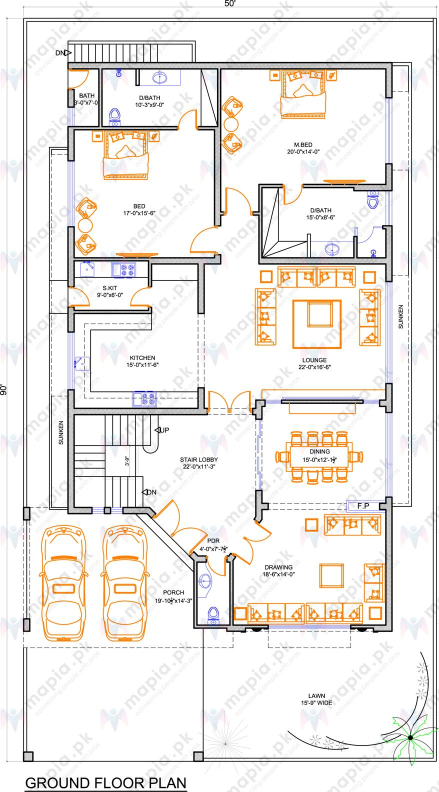
#> input picture 1/00770eba64db20501bbd30bb21ce6aa5.jpg, 877 x 1584 px (shown at 1/2 size); its folder holds only this picture in this run
$ python -i detector.py   (imports and definitions only)
#> lines starting #> are read from the running program, lines starting #| are printed output that depends on the picture
#> further down, picture is the input picture: shape (1584, 877, 3); mean B, G, R 230.9, 234.2, 237.4
"""
Stage B: Architectural Element Detection Engine.

Extracts:
1. External & internal walls as discrete linear segments, thicknesses, and corner junctions.
2. Watertight room polygons with scale-adaptive area filtering (eliminating micro-fragment hallucination).
3. Doors and door swing arcs verified by wall opening jambs and hinge proximity.
4. Windows along exterior wall perimeters.
5. Staircases with step rungs and flight direction.
6. OCR text labels (room names, dimensions, annotations) associated with room chambers.
7. Spatial adjacency graph.
"""

import os
import re
from typing import Dict, List, Tuple, Any, Optional
import cv2
import numpy as np
from shapely.geometry import Polygon, box, Point, LineString
from shapely.ops import unary_union
from skimage.morphology import skeletonize
import easyocr
from cv_agent.dimension_engine import ArchitecturalDimensionEngine

DIMENSION_PATTERN = re.compile(
    r"(\d{1,2}\s*['’\-]\s*\d{0,2}\s*[\"”]?)\s*[\*xX×]\s*(\d{1,2}\s*['’\-]\s*\d{0,2}\s*[\"”]?)"
)

ROOM_TYPE_KEYWORDS = {
    "bedroom": ["bedroom", "bed", "master", "suite", "bed1", "bed2", "bed3", "bed4", "mbr", "mbed"],
    "bathroom": ["bathroom", "bath", "toilet", "wc", "washroom", "powder", "t&b", "c.t", "a.t", "d/bath", "dibath", "dress"],
    "kitchen": ["kitchen", "kit", "dirty kitchen", "scullery", "pantry", "cooking"],
    "living_room": ["tv lounge", "lounge", "living", "family", "hall", "sitting", "lobby"],
    "drawing_room": ["drawing", "formal", "guest room", "salon", "parlor", "d.r", "dr"],
    "dining_room": ["dining", "dinning", "dining area"],
    "car_porch": ["porch", "car porch", "garage", "car", "parking", "driveway"],
    "ots": ["ots", "shaft", "duct", "open to sky", "lightwell", "patio", "lawn", "court", "terrace", "open", "wash area"],
    "circulation": ["stairs", "staircase", "corridor", "passage", "entry", "foyer", "verandah", "veranda"]
}

_GLOBAL_OCR_READER: Optional[easyocr.Reader] = None


# [7 lines left out: function get_ocr_reader, not called in this run]


class ArchitecturalElementDetector:
    """
    Detects structural and architectural components from preprocessed blueprints.
    """

    def __init__(self, languages: Optional[List[str]] = None):
        self.languages = languages or ["en"]
        self._reader: Optional[easyocr.Reader] = None

    # [620 lines left out: functions reader, classify_room_text, detect_walls_and_thickness, detect_rooms, detect_doors_and_swings, detect_windows, not called in this run]

    def detect_stairs(
        self,
        image_bgr: np.ndarray,
        text_annotations: Optional[List[Dict[str, Any]]] = None
    ) -> List[Dict[str, Any]]:
        """
        Detects staircases by finding localized spatial clusters of closely spaced parallel step rungs.
        Suppresses false positives from text strokes and merges multi-flight dog-leg staircases.
        """
        h, w = image_bgr.shape[:2]
        gray = cv2.cvtColor(image_bgr, cv2.COLOR_BGR2GRAY)
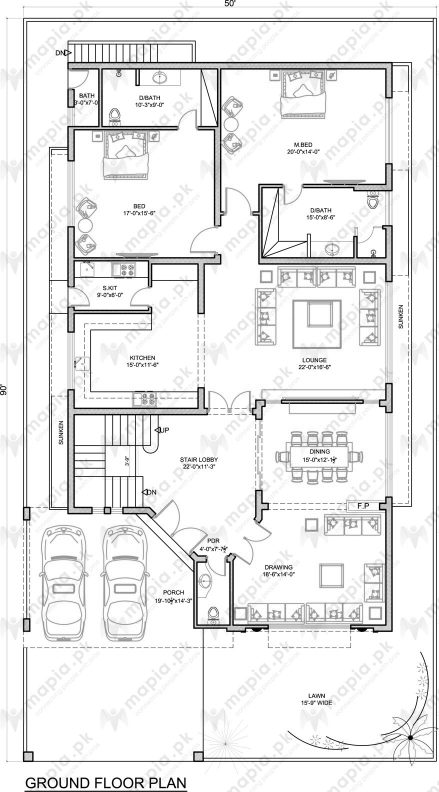
#> gray: shape (1584, 877) (shown at 1/2 size); min 0, max 255, mean 234.8
        edges = cv2.Canny(gray, 40, 130)
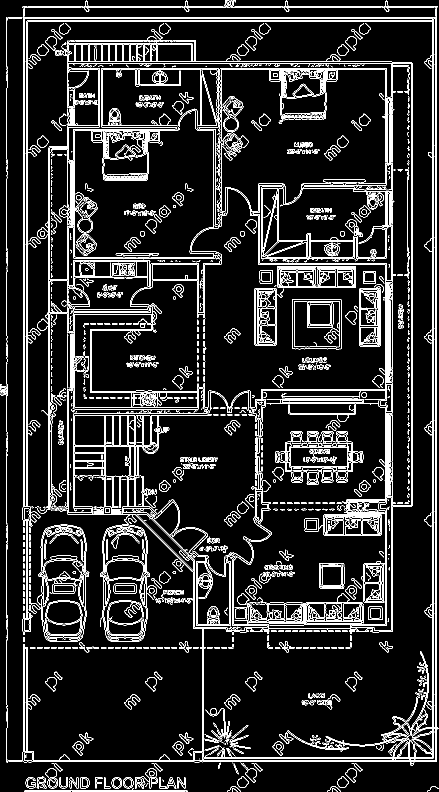
#> edges: shape (1584, 877) (shown at 1/2 size); 10% white in thin lines or dots
        lines = cv2.HoughLinesP(edges, 1, np.pi / 180, 26, minLineLength=14, maxLineGap=4)
#> lines = 1971 rows, first 6: [12, 35, 873, 35], [46, 1014, 46, 12], [871, 1523, 871, 13], [867, 1523, 867, 37], [52, 1016, 52, 37], [54, 1016, 54, 37]

        if lines is None or len(lines) < 4:
            return []

        segments = [line.flatten() for line in lines if len(line.flatten()) >= 4]
#> segments = 1971 items, first 6: [12, 35, 873, 35], [46, 1014, 46, 12], [871, 1523, 871, 13], [867, 1523, 867, 37], [52, 1016, 52, 37], [54, 1016, 54, 37]

        # 1. Horizontal step rungs (step treads)
        h_rungs = [s for s in segments if abs(s[1] - s[3]) <= 3 and 14 <= abs(s[0] - s[2]) <= 160]
#> h_rungs = 464 items, first 6: [192, 14, 351, 14], [714, 517, 769, 517], [295, 526, 396, 526], [758, 1263, 785, 1263], [406, 529, 441, 529], [700, 1251, 772, 1251]
        h_rungs.sort(key=lambda s: (s[1] + s[3]) / 2.0)

        clusters = []
        curr = []
        for s in h_rungs:
            sy = (s[1] + s[3]) / 2.0
            sx_min, sx_max = min(s[0], s[2]), max(s[0], s[2])
            if not curr:
                curr.append(s)
            else:
                prev_s = curr[-1]
                prev_y = (prev_s[1] + prev_s[3]) / 2.0
                prev_x_min, prev_x_max = min(prev_s[0], prev_s[2]), max(prev_s[0], prev_s[2])
                dy = abs(sy - prev_y)
                overlap = max(0, min(sx_max, prev_x_max) - max(sx_min, prev_x_min))
                if 3 <= dy <= 22 and overlap >= 10:
                    curr.append(s)
                elif dy > 22:
                    if len(curr) >= 4:
                        clusters.append((curr, "vertical_flight"))
                    curr = [s]
#> this loop made 464 passes
#> (s, sy, sx_min, sx_max, prev_s, prev_y, prev_x_min, prev_x_max) on passes 2 to 7: ([85, 14, 141, 14], 14, 85, 141, [192, 14, 351, 14], 14, 192, 351), ([392, 14, 449, 14], 14, 392, 449, [192, 14, 351, 14], 14, 192, 351), ([467, 14, 551, 14], 14, 467, 551, [192, 14, 351, 14], 14, 192, 351), ([592, 14, 644, 14], 14, 592, 644, [192, 14, 351, 14], 14, 192, 351), ([450, 15, 472, 15], 15, 450, 472, [192, 14, 351, 14], 14, 192, 351), ([752, 15, 791, 15], 15, 752, 791, [192, 14, 351, 14], 14, 192, 351)
        if len(curr) >= 4:
            clusters.append((curr, "vertical_flight"))

        # 2. Vertical step rungs
        v_rungs = [s for s in segments if abs(s[0] - s[2]) <= 3 and 14 <= abs(s[1] - s[3]) <= 160]
        v_rungs.sort(key=lambda s: (s[0] + s[2]) / 2.0)
        curr_v = []
        for s in v_rungs:
            sx = (s[0] + s[2]) / 2.0
            sy_min, sy_max = min(s[1], s[3]), max(s[1], s[3])
            if not curr_v:
                curr_v.append(s)
            else:
                prev_s = curr_v[-1]
                prev_x = (prev_s[0] + prev_s[2]) / 2.0
                prev_y_min, prev_y_max = min(prev_s[1], prev_s[3]), max(prev_s[1], prev_s[3])
                dx = abs(sx - prev_x)
                overlap = max(0, min(sy_max, prev_y_max) - max(sy_min, prev_y_min))
                if 3 <= dx <= 22 and overlap >= 10:
                    curr_v.append(s)
                elif dx > 22:
                    if len(curr_v) >= 4:
                        clusters.append((curr_v, "horizontal_flight"))
                    curr_v = [s]
#> this loop made 974 passes
#> s on passes 1 to 3: [1, 789, 1, 769], [4, 772, 4, 790], [6, 772, 8, 787]
        if len(curr_v) >= 4:
            clusters.append((curr_v, "horizontal_flight"))

        # Check for presence of staircase text
        stair_labels = []
        if text_annotations:
            for t in text_annotations:
                tc = t.get("text", "").upper()
                if any(k in tc for k in ("UP", "DN", "STAIR", "STEPS")):
                    stair_labels.append(t)
        has_stair_text = len(stair_labels) > 0

        stair_candidates = []
        for cl, orient in clusters:
            xs = [s[0] for s in cl] + [s[2] for s in cl]
            ys = [s[1] for s in cl] + [s[3] for s in cl]
            x1, y1, x2, y2 = min(xs), min(ys), max(xs), max(ys)
            bw, bh = x2 - x1, y2 - y1
            area = bw * bh

            # Discard clusters in title block or outer sheet borders
            if y1 < 90 or y2 > h - 40 or x1 < 30 or x2 > w - 30:
                continue

            # Plausible staircase dimensions
            if not (18 <= bw <= (w * 0.40) and 18 <= bh <= (h * 0.40) and (400 <= area <= (w * h * 0.08))):
                continue

            conf = 0.85
            near_label = False
            if has_stair_text:
                for t in stair_labels:
                    tx, ty = t.get("center_px", [0, 0])
                    if x1 - 100 <= tx <= x2 + 100 and y1 - 100 <= ty <= y2 + 100:
                        conf = 0.95
                        near_label = True
                        break

            # If staircase text is present, suppress unrelated clusters far from the stair label
            if has_stair_text and not near_label and (len(cl) < 8 or area < 2200):
                continue

            # If no stair text, require substantial dimensions
            if not has_stair_text and (len(cl) < 6 or area < 1600):
                continue

            stair_candidates.append({
                "bbox_px": [int(x1), int(y1), int(x2), int(y2)],
                "approx_steps": len(cl),
                "flight_orientation": orient,
                "confidence": conf
            })
#> this loop made 13 passes
#> orient on passes 1 to 8: 'vertical_flight', 'vertical_flight', 'vertical_flight', 'vertical_flight', 'vertical_flight', 'vertical_flight', 'vertical_flight', 'horizontal_flight'

        # Merge adjacent multi-flight staircases (e.g. dog-leg flights within 75px)
        merged_stairs = []
        used = set()
        for i, s1 in enumerate(stair_candidates):
            if i in used:
                continue
            bx1, by1, bx2, by2 = s1["bbox_px"]
            steps = s1["approx_steps"]
            conf = s1["confidence"]
            orient = s1["flight_orientation"]
            for j in range(i + 1, len(stair_candidates)):
                if j in used:
                    continue
                s2 = stair_candidates[j]
                ox1, oy1, ox2, oy2 = s2["bbox_px"]
                # Check proximity / landing gap <= 75px
                if not (bx2 < ox1 - 75 or bx1 > ox2 + 75 or by2 < oy1 - 75 or by1 > oy2 + 75):
                    bx1 = min(bx1, ox1)
                    by1 = min(by1, oy1)
                    bx2 = max(bx2, ox2)
                    by2 = max(by2, oy2)
                    steps += s2["approx_steps"]
                    conf = max(conf, s2["confidence"])
                    used.add(j)

            merged_stairs.append({
                "stair_id": f"stair_{len(merged_stairs) + 1}",
                "bbox_px": [bx1, by1, bx2, by2],
                "approx_steps": steps,
                "flight_orientation": orient,
                "confidence": conf
            })
#> this loop made 4 passes

        return merged_stairs

    # [133 lines left out: functions detect_text_and_dimensions, match_labels_to_rooms, build_adjacency_graph, extract_all, not called in this run]

>>> import cv2
>>> picture = cv2.imread('../1/00770eba64db20501bbd30bb21ce6aa5.jpg')
>>> result = ArchitecturalElementDetector().detect_stairs(picture)

$ run again, on 1/027c487cd8eb1a07ba644f292fd32e0c.jpg
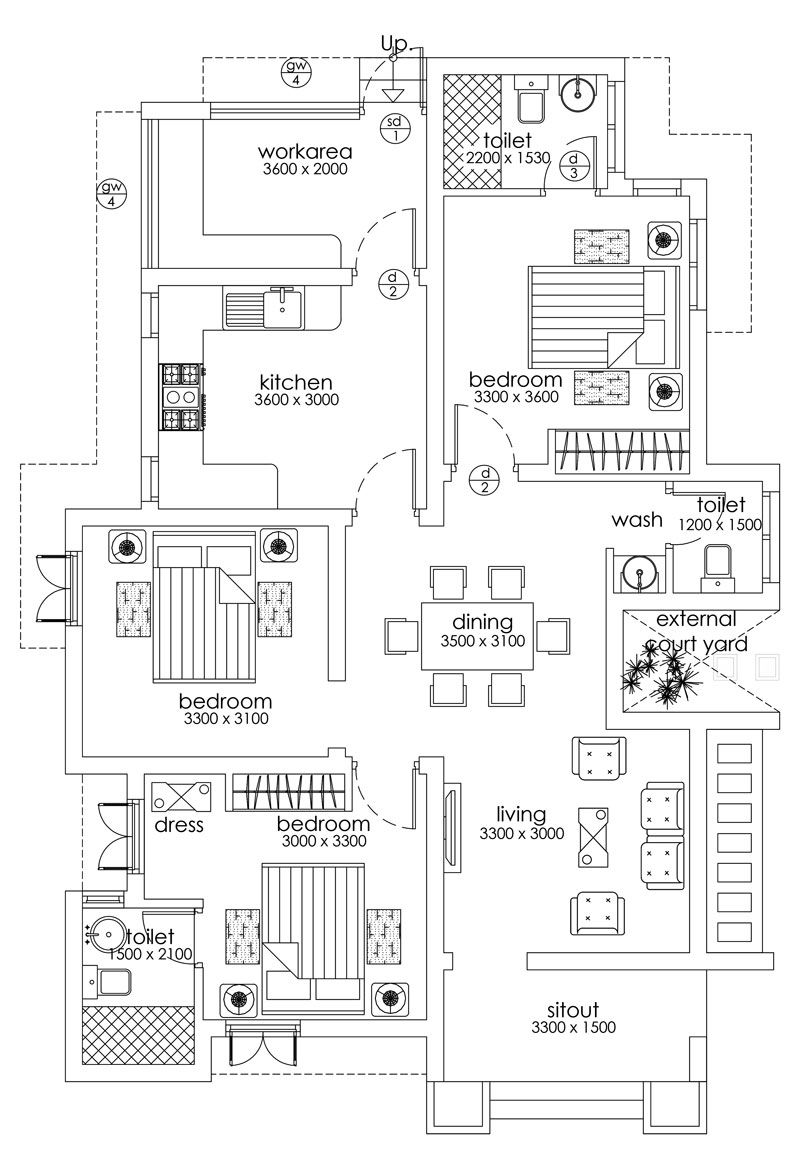
#> input picture 1/027c487cd8eb1a07ba644f292fd32e0c.jpg, 800 x 1163 px
#> picture is the input picture: shape (1163, 800, 3); min 0, max 255, mean 240.5
#> in detect_stairs, `edges = cv2.Canny(gray, 40, 130)`:
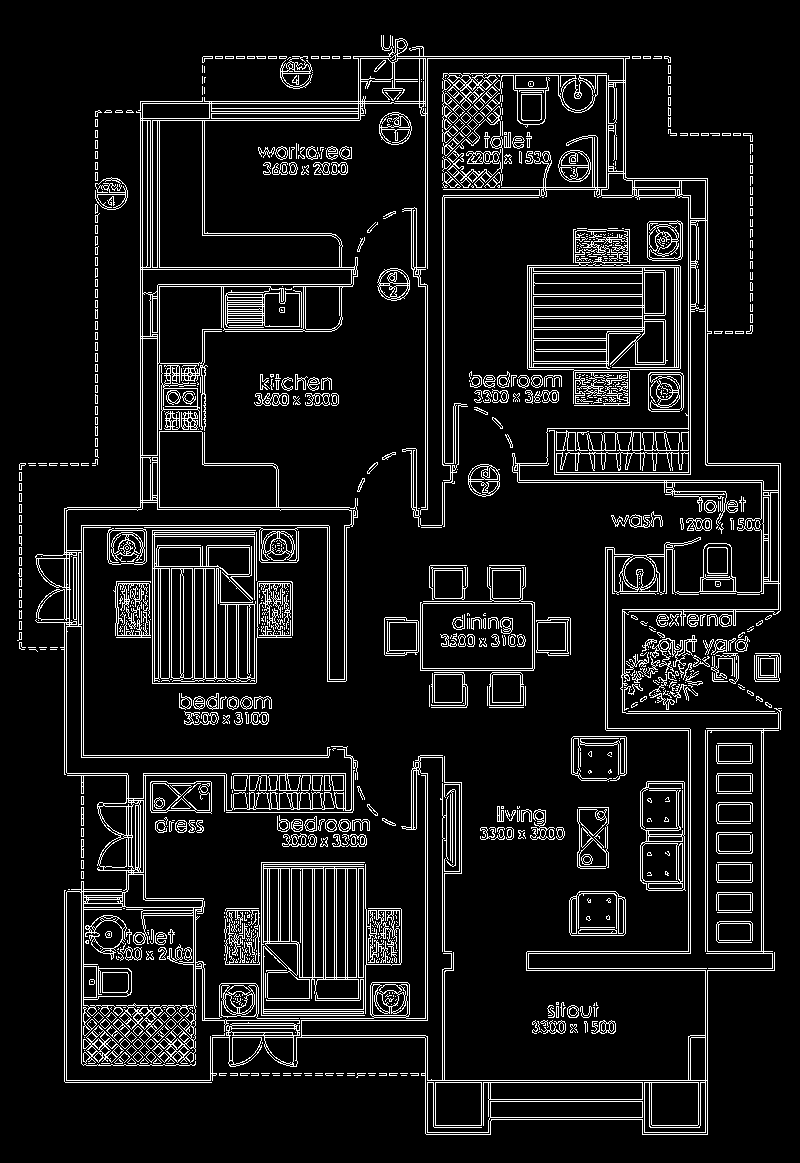
#> edges: shape (1163, 800); 9.5% white in thin lines or dots
#> lines = 1690 rows, first 6: [442, 951, 442, 755], [707, 512, 707, 491], [427, 1134, 427, 1036], [707, 1134, 707, 970], [140, 509, 140, 101], [444, 189, 444, 80]
#> segments = 1690 items, first 6: [442, 951, 442, 755], [707, 512, 707, 491], [427, 1134, 427, 1036], [707, 1134, 707, 970], [140, 509, 140, 101], [444, 189, 444, 80]
#> h_rungs = 611 items, first 6: [65, 1082, 211, 1082], [527, 267, 680, 267], [143, 773, 225, 773], [204, 465, 276, 465], [234, 775, 345, 775], [706, 953, 774, 953]
#> the loop in detect_stairs, `for s in h_rungs:` made 611 passes
#> (s, sy, sx_min, sx_max, prev_s, prev_y, prev_x_min, prev_x_max) on passes 2 to 7: ([210, 56, 225, 57], 56.5, 210, 225, [230, 56, 247, 57], 56.5, 230, 247), ([251, 56, 279, 58], 57, 251, 279, [230, 56, 247, 57], 56.5, 230, 247), ([248, 56, 265, 58], 57, 248, 265, [230, 56, 247, 57], 56.5, 230, 247), ([212, 57, 229, 58], 57.5, 212, 229, [230, 56, 247, 57], 56.5, 230, 247), ([283, 62, 298, 65], 63.5, 283, 298, [230, 56, 247, 57], 56.5, 230, 247), ([282, 71, 301, 71], 71, 282, 301, [230, 56, 247, 57], 56.5, 230, 247)
#> the loop in detect_stairs, `for s in v_rungs:` made 669 passes
#> s on passes 1 to 3: [64, 1052, 64, 996], [64, 890, 64, 941], [64, 995, 64, 967]
#> the loop in detect_stairs, `for cl, orient in clusters:` made 10 passes
#> orient on passes 1 to 8: 'vertical_flight', 'vertical_flight', 'vertical_flight', 'vertical_flight', 'vertical_flight', 'horizontal_flight', 'horizontal_flight', 'horizontal_flight'
#> the loop in detect_stairs, `for i, s1 in enumerate(stair_candidates):` made 5 passes

$ run again, on 1/066fdb423d3141c8d88131702ce86c43.jpg
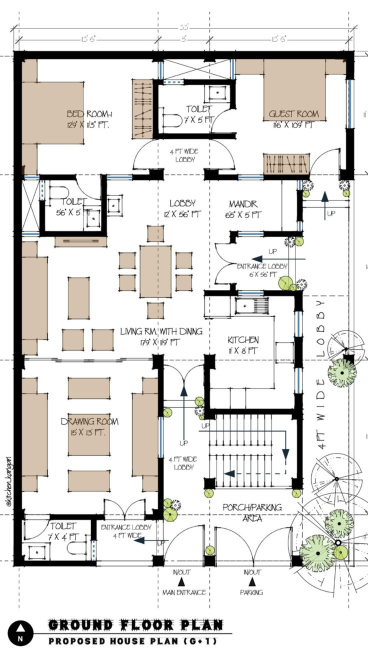
#> input picture 1/066fdb423d3141c8d88131702ce86c43.jpg, 736 x 1306 px (shown at 1/2 size)
#> picture is the input picture: shape (1306, 736, 3); mean B, G, R 215.1, 218, 219.7
#> in detect_stairs, `gray = cv2.cvtColor(image_bgr, cv2.COLOR_BGR2GRAY)`:
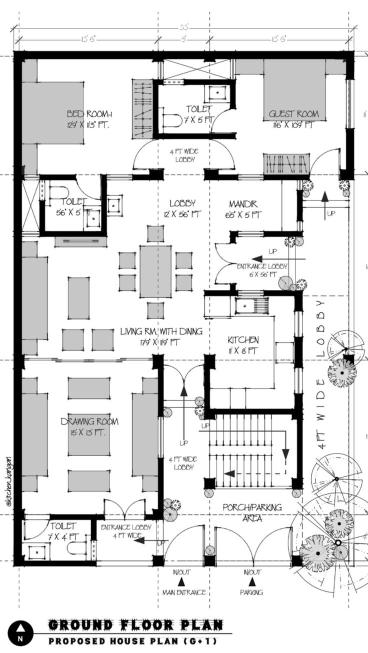
#> gray: shape (1306, 736) (shown at 1/2 size); min 0, max 255, mean 218.2
#> in detect_stairs, `edges = cv2.Canny(gray, 40, 130)`:
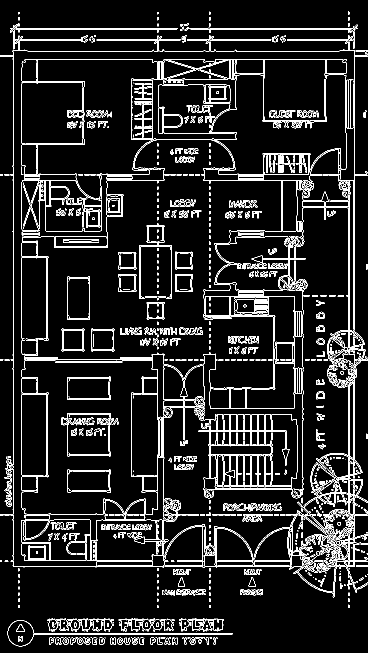
#> edges: shape (1306, 736) (shown at 1/2 size); 8.5% white in thin lines or dots
#> lines = 1437 rows, first 6: [43, 458, 43, 364], [696, 708, 696, 360], [698, 709, 698, 377], [27, 929, 27, 105], [55, 102, 678, 102], [706, 1026, 706, 729]
#> segments = 1437 items, first 6: [43, 458, 43, 364], [696, 708, 696, 360], [698, 709, 698, 377], [27, 929, 27, 105], [55, 102, 678, 102], [706, 1026, 706, 729]
#> h_rungs = 622 items, first 6: [510, 1120, 583, 1120], [669, 721, 698, 721], [123, 719, 168, 719], [671, 1122, 735, 1122], [44, 360, 153, 360], [359, 1131, 408, 1131]
#> the loop in detect_stairs, `for s in h_rungs:` made 622 passes
#> (s, sy, sx_min, sx_max, prev_s, prev_y, prev_x_min, prev_x_max) on passes 2 to 7: ([426, 56, 482, 56], 56, 426, 482, [515, 56, 571, 56], 56, 515, 571), ([598, 56, 654, 56], 56, 598, 654, [515, 56, 571, 56], 56, 515, 571), ([483, 56, 500, 56], 56, 483, 500, [515, 56, 571, 56], 56, 515, 571), ([661, 56, 709, 56], 56, 661, 709, [515, 56, 571, 56], 56, 515, 571), ([462, 58, 518, 58], 58, 462, 518, [515, 56, 571, 56], 56, 515, 571), ([548, 58, 604, 58], 58, 548, 604, [515, 56, 571, 56], 56, 515, 571)
#> the loop in detect_stairs, `for s in v_rungs:` made 572 passes
#> s on passes 1 to 3: [12, 914, 15, 938], [14, 1011, 14, 963], [16, 998, 16, 975]
#> the loop in detect_stairs, `for cl, orient in clusters:` made 5 passes
#> orient on passes 1 to 5: 'vertical_flight', 'vertical_flight', 'vertical_flight', 'horizontal_flight', 'horizontal_flight'
#> the loop in detect_stairs, `for i, s1 in enumerate(stair_candidates):` made 1 pass
